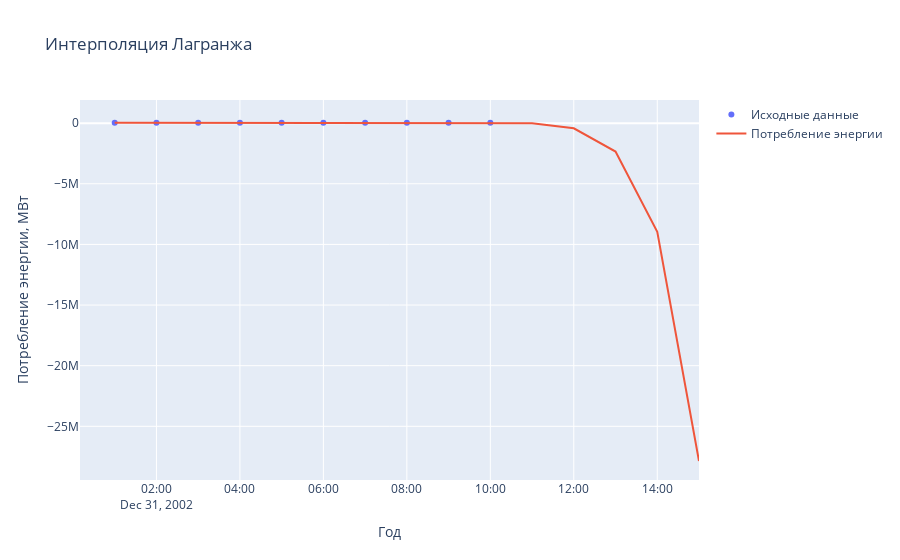

The code cell stored with this chart in its notebook:
### Code cell
fig = go.Figure()

fig.add_trace(go.Scatter(y = y_vals,
                    x = df['Datetime'][x_vals],
                    mode='markers',
                    name = 'Исходные данные'))

fig.add_trace(go.Scatter(y = y_lagrange,
                    x = df['Datetime'][x_new],
                    name = 'Потребление энергии',
                    mode='lines'))

fig.update_layout(title='Интерполяция Лагранжа',
                    xaxis_title='Год',
                    yaxis_title='Потребление энергии, МВт')
fig.show()

### Figure 1 — Plotly figure (JSON) as saved in the notebook; plotly's stock layout.template omitted (floating-point values rounded to 4 significant figures)
{"data": [{"mode": "markers", "name": "Исходные данные", "type": "scatter", "x": ["2002-12-31T01:00:00", "2002-12-31T02:00:00", "2002-12-31T03:00:00", "2002-12-31T04:00:00", "2002-12-31T05:00:00", "2002-12-31T06:00:00", "2002-12-31T07:00:00", "2002-12-31T08:00:00", "2002-12-31T09:00:00", "2002-12-31T10:00:00"], "y": [26498, 25147, 24574, 24393, 24860, 26222, 28702, 30698, 31800, 32359]}, {"mode": "lines", "name": "Потребление энергии", "type": "scatter", "x": ["2002-12-31T01:00:00", "2002-12-31T02:00:00", "2002-12-31T03:00:00", "2002-12-31T04:00:00", "2002-12-31T05:00:00", "2002-12-31T06:00:00", "2002-12-31T07:00:00", "2002-12-31T08:00:00", "2002-12-31T09:00:00", "2002-12-31T10:00:00", "2002-12-31T11:00:00", "2002-12-31T12:00:00", "2002-12-31T13:00:00", "2002-12-31T14:00:00", "2002-12-31T15:00:00"], "y": [26498, 25150.0, 24570.0, 24390.0, 24860.0, 26220.0, 28700.0, 30700.0, 31800.0, 32360.0, -17420.0, -428600.0, -2341000.0, -8954000.0, -27860000.0]}], "layout": {"title": {"text": "Интерполяция Лагранжа"}, "xaxis": {"title": {"text": "Год"}}, "yaxis": {"title": {"text": "Потребление энергии, МВт"}}}}
